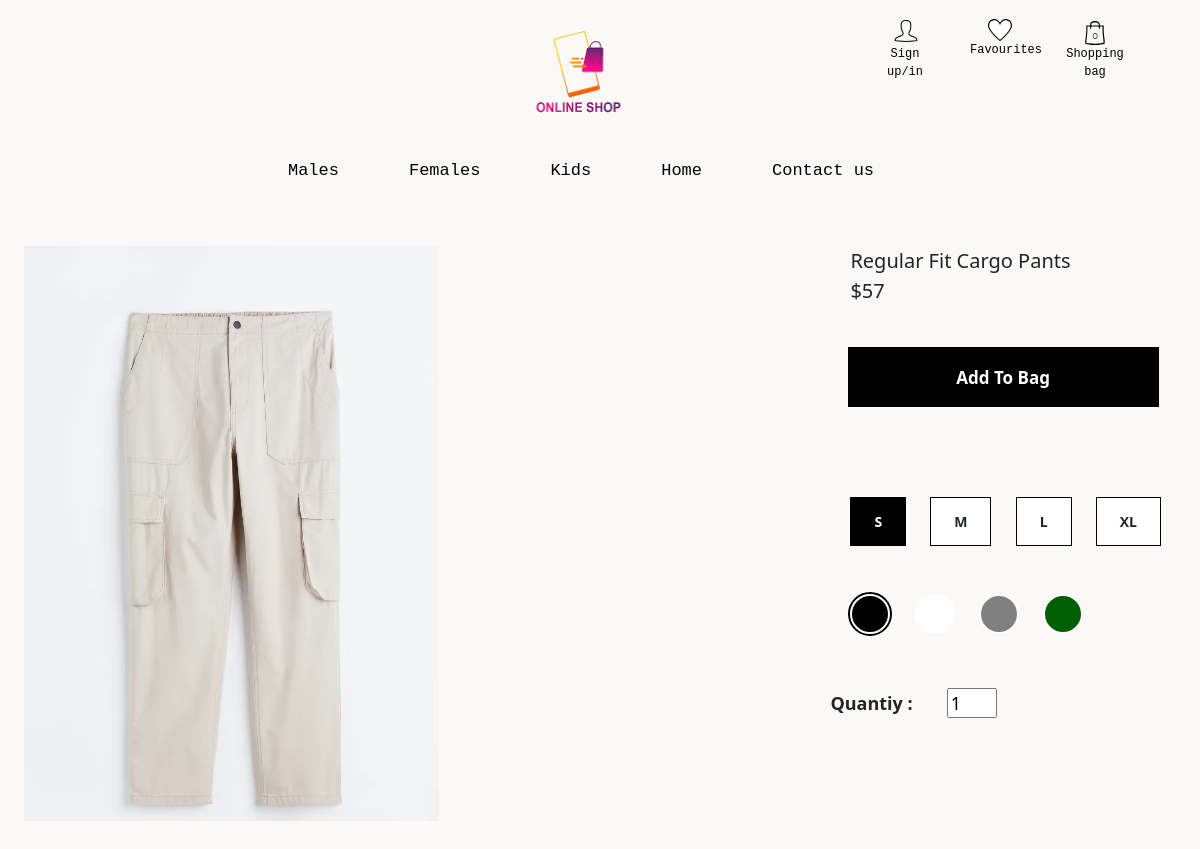
Page /index.php?url=ControllerProduct/show&id=2 on the committed database.
### tables this page shows
CREATE TABLE `products` (
  `ID` int(11) NOT NULL,
  `CategoryID` int(11) NOT NULL,
  `Gender` enum('M','F') NOT NULL,
  `Price` int(11) NOT NULL,
  `Age` int(11) NOT NULL,
  `Image` varchar(100) NOT NULL,
  `Label` varchar(100) NOT NULL,
  `IMG` varchar(60) DEFAULT NULL
);

### App/Controllers/ControllerProduct.php (called while the page is built, shortened)
<?php
    $root = $_SERVER["DOCUMENT_ROOT"] . '/Myproject/';
    require_once $root . 'App/Model/ModelProduct.php';
    class ControllerProduct extends Controller{
        private $model;
        public function __construct() {
            $this->model = new ProductModel(Database::getInstance()->getConnection());
        }
        public function show($id){
            $row = $this->model->find($id);
            require_once("C:/xampp/htdocs/Myproject/App/Views/Product/ProductById.php");
        }
    }

### index.php (called while the page is built, shortened)
<?php
    require_once "Routing/Routes.php";
    $url = isset($_GET['url']) ? "/" . $_GET['url'] : '/';
    $router->dispatch($url);

### App/Model/Database.php (called while the page is built, shortened)
<?php
    class Database{
        private static $instance;
        private $connection;
        private function __construct(){
            try{
                $this->connection = new PDO("mysql:host =" . App::$host . ";dbname =" . App::$dbname, App::$user, App::$password );
                $this->connection->setAttribute(PDO::ATTR_ERRMODE, PDO::ERRMODE_EXCEPTION);
            }catch(PDOException  $e){
                die("Failure : " . $e->getMessage());
            }
        }
        public static function getInstance(){
            if(self::$instance == null) {
                self::$instance = new Database();
            }
            return self::$instance;
        }
        public function getConnection(){
            return $this->connection;
        }
    }

### App/Model/ModelProduct.php (called while the page is built, shortened)
<?php
    require_once $_SERVER["DOCUMENT_ROOT"] . '/Myproject/' . "App/Model/Model.php";
    class  ProductModel extends Model{
        public function __construct($db){
            $this->table = "EcomDB.products";
        }
        public function find($key){
            try{
                $query = "select Label, IMG, Price  from " . $this->table . " where ID = $key";
                return $this->db->query($query)->fetch(PDO::FETCH_ASSOC);
            }catch(PDOException $e){
                die("Fetching failed".$e->getMessage());
            }
        }
    }

### App/Model/Model.php (called while the page is built, shortened)
<?php
    require_once $_SERVER["DOCUMENT_ROOT"] . '/Myproject/'."App/Model/Database.php";
    abstract class Model{
    public function __construct($db ){
        $this->db = $db;
    }
}

### App/Views/Product/ProductById.php (the view, shortened to what this page needs)
<?php require_once "c:/xampp/htdocs/Myproject/App/Views/Header.php"?>
<div class = "prodbody">
    <div class="leftside">
        <div class="prdImg">
            <img src="/Myproject/Assets/Images/<?= $row["IMG"]?>" alt="">
        </div>
    </div>
    <div class = "rightside">
        <?php if(!isset($_SESSION)){?>
            <button data-bs-toggle="modal" data-bs-target="#exampleModal">Sign Up/In</button>
        <?php }else{ ?>
            <span style="font-size: 20px;font-weight:500;margin-left:20px;"><?= $row["Label"]?></span><br>
            <span style="font-size: 20px;font-weight:500;margin-left:20px;"><?= "$" . $row["Price"]?></span><br>
            <form action="/Myproject/index.php?url=ControllerBag/addToBag" method="post">
                <br><input type="submit" value="Add To Bag" class = "addToBagBtn">
                <br><br><br><br>
                <input type="radio" name="size" id="size-1" class="radio" value="S" checked><label class="size size-1" for="size-1">S</label>
                <input type="radio" name="size" id="size-2" class="radio" value="M">        <label class="size size-2" for="size-2">M</label>
                <input type="radio" name="size" id="size-3" class="radio" value="L">        <label class="size size-3" for="size-3">L</label>
                <input type="radio" name="size" id="size-4" class="radio" value="XL">       <label class="size size-4" for="size-4">XL</label>
                <br></br><br>
                <input type="radio" name="color" id="color-1" class="radio" value="black" checked><label class="color color-1" for="color-1"></label>
                <input type="radio" name="color" id="color-2" class="radio" value="white">        <label class="color color-2" for="color-2"></label>
                <input type="radio" name="color" id="color-3" class="radio" value="gray">        <label class="color color-3" for="color-3"></label>
                <input type="radio" name="color" id="color-4" class="radio" value="green">       <label class="color color-4" for="color-4"></label>
                <br><br><br>
                <label style ="margin-right: 30px; font-weight:bold; font-size:large;" for="quantity">Quantiy : </label>
                <input type="number" name="quantity" id="quantity" value="1">
            </form>
        <?php }?>
    </div>
</div>
</body>
</html>

### Assets/Css/pageStyle.css (style rules this page uses)
body { margin: 0px; padding: 0px; height: 1000px; width: 100%; background-color: #faf9f8; }

### Assets/Css/bagstyle.css (style rules this page uses)
.leftside { width : 70%; margin: 0%; padding: 0%; height : 100%; }
.rightside { width: 30%; height: 100%; margin: 0%; padding: 0%; background-color: white; }

### Assets/Css/ProductByIdStyle.css (style rules this page uses)
.prodbody { width: 96%; height: 500px; margin-left: 2%; margin-right: 2%; margin-top: 3%; padding: 0%; display: flex; flex-direction: row; }
.prodbody .leftside { width : 70%; margin: 0%; padding: 0%; height : 100%; }
.prodbody .rightside { width: 30%; height: 100%; margin: 0%; padding: 0%; background-color: #faf9f8; }
.size { padding : 13px 23px; background-color: white; font-weight: bold; cursor: pointer; font-size: 14px; margin-left : 20px; border: 1px solid black; }
#size-1:checked ~ .size-1, #size-2:checked ~ .size-2, #size-3:checked ~ .size-3, #size-4:checked ~ .size-4 { background-color: black; color: white; }
.color { height : 40px; width: 40px; border-radius: 50%; border: 2px solid white; margin-left : 20px; }
.color-1 { background-color: black; }
.color-2 { background-color: white; }
.color-3 { background-color: gray; }
.color-4 { background-color: rgb(1, 94, 1); }
#color-1:checked ~ .color-1, #color-2:checked ~ .color-2, #color-3:checked ~ .color-3, #color-4:checked ~ .color-4 { outline: 2px solid black; }
#quantity { width: 50px; height: 30px; font-size: large; }
.addToBagBtn { width : 90%; height: 60px; margin: 5%; background-color: black; color: white; font-size: 17px; font-weight: bold; border: 1px solid black; }
.prdImg { width: 50%; }

### rows in the picture
products: IMG (picture), Label "Regular Fit Cargo Pants", Price "57"
